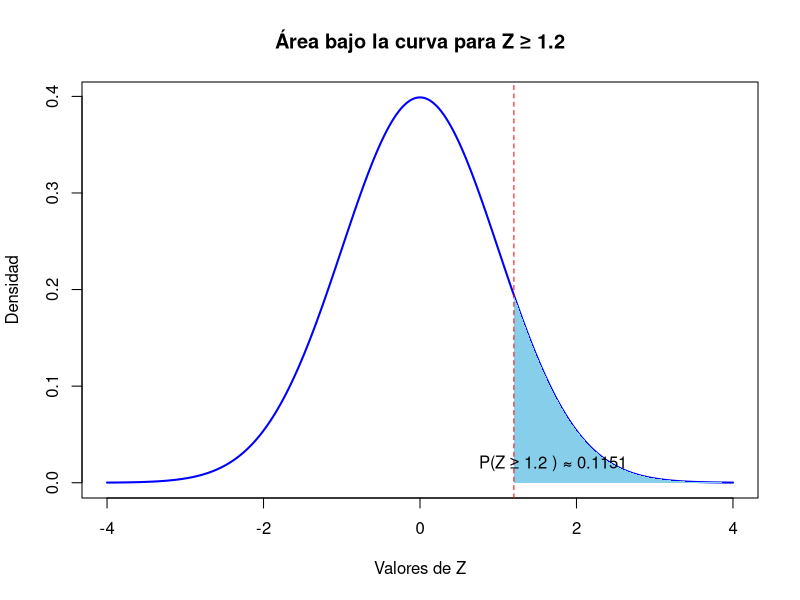

Source code (R):
# Valor de z
z <- 1.2

# Secuencia de valores para el eje X
x <- seq(-4, 4, length = 1000)

# Densidad de la distribución normal estándar
y <- dnorm(x)

# Graficar la curva normal
plot(x, y, type = "l", lwd = 2, col = "blue",
     main = paste("Área bajo la curva para Z ≥", z),
     xlab = "Valores de Z", ylab = "Densidad")

# Sombrear el área a la derecha de z
polygon(c(z, x[x >= z], max(x)),
        c(0, y[x >= z], 0),
        col = "skyblue",border = NA)

# Línea vertical en z
abline(v = z, col = "red", lty = 2)

# Mostrar valor de probabilidad
prob <- pnorm(z, lower.tail = FALSE)
text(z + 0.5, 0.02, paste("P(Z ≥", z, ") ≈", round(prob, 4)), col = "black")